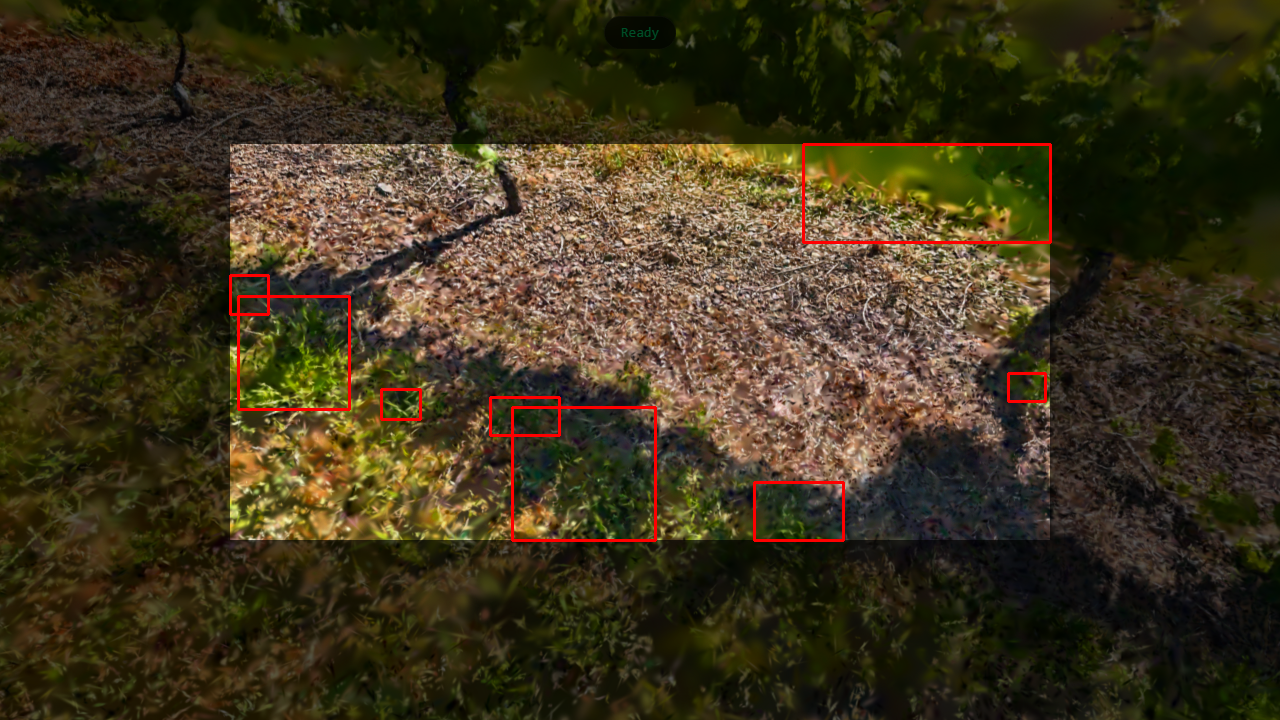
#> input picture scripts/blob_debug/frame_left_0000.png, 1280 x 720 px
$ python cleanup_image.py blob_debug/frame_left_0000.png out.png   (older library calls are emulated)
#> lines starting #> are read from the running program, lines starting #| are printed output that depends on the picture; after the words box and inside, x2 and y2 are one past the last pixel; in counts of white or black regions, pixels touching at a corner belong together
"""
Image Cleanup — keeps only sharp/dense regions from a rendered Gaussian splat PNG.

Uses Laplacian variance in a sliding window to score sharpness per pixel.
Blurry edges get masked out; output is a cropped transparent PNG.

Usage:
    python cleanup_image.py render.png render_clean.png
    python cleanup_image.py render.png render_clean.png --window 64 --percentile 25 --feather 30

Install deps:
    pip install opencv-python numpy
"""

import argparse
import cv2
import numpy as np
from pathlib import Path


def sharpness_map(bgr: np.ndarray, window: int = 64) -> np.ndarray:
    """
    Compute per-pixel local sharpness via Laplacian variance in a sliding window.
    Higher value = sharper = denser splat region.
    """
    gray = cv2.cvtColor(bgr, cv2.COLOR_BGR2GRAY).astype(np.float32)

    lap = cv2.Laplacian(gray, cv2.CV_32F)
    lap_sq = lap * lap

    # E[X^2] and E[X] via box filter -> Var = E[X^2] - E[X]^2
    ksize = (window | 1, window | 1)           # ensure odd
    mean    = cv2.boxFilter(lap,    cv2.CV_32F, ksize)
    mean_sq = cv2.boxFilter(lap_sq, cv2.CV_32F, ksize)
    variance = np.maximum(mean_sq - mean * mean, 0.0)

    return variance


def cleanup(
    input_path: str,
    output_path: str,
    window: int      = 64,
    percentile: float = 25.0,
    feather: int     = 30,
) -> None:
#> called with input_path = 'blob_debug/frame_left_0000.png', output_path = 'out.png', window = 64, percentile = 25, feather = 30
    print(f"Loading {input_path} ...")
    img = cv2.imread(str(input_path), cv2.IMREAD_UNCHANGED)
#> img is the input picture: shape (720, 1280, 3); mean B, G, R 28.6, 52, 61.5
    if img is None:
        raise FileNotFoundError(f"Cannot read {input_path}")

    bgr = img[:, :, :3]
    h, w = bgr.shape[:2]
    print(f"  Size: {w}x{h}")
#|   Size: 1280x720

    # --- sharpness map ----------------------------------------------------
    sharp = sharpness_map(bgr, window)
#> in sharpness_map, `mean_sq = cv2.boxFilter(lap_sq, cv2.CV_32F, ksize)`:
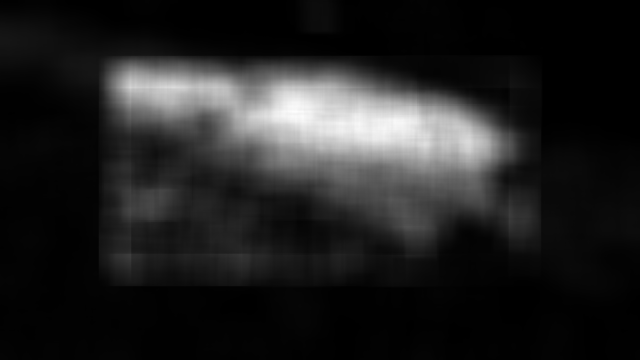
#> mean_sq: shape (720, 1280) float32 (shown at 1/2 size); min 1.99, max 4640.1, mean 620.3; drawn with min black and max white

    # threshold at given percentile — bottom X% of pixels are considered blurry
    thresh = float(np.percentile(sharp, percentile))
#> thresh = 39.9
    print(f"  Sharpness threshold (p{percentile}): {thresh:.2f}  "
          f"(range {sharp.min():.1f} – {sharp.max():.1f})")
#|   Sharpness threshold (p25.0): 39.90  (range 2.0 – 4640.1)

    binary = (sharp >= thresh).astype(np.uint8) * 255
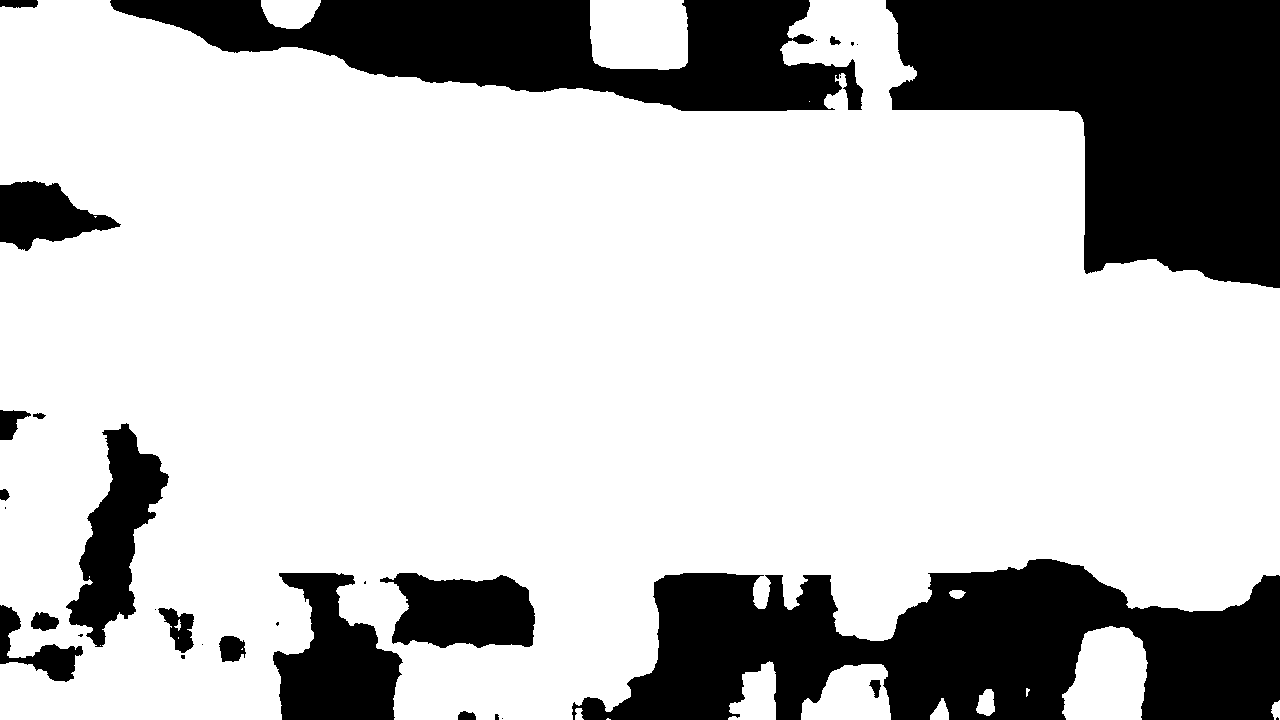
#> binary: shape (720, 1280); 75% white; 32 black regions (13 under 20 px), largest, box (x1, y1, x2, y2) and area: (886, 0, 1280, 288) 73894, (572, 559, 1280, 720) 69967, (110, 0, 863, 111) 45645

    # --- morphological cleanup -------------------------------------------
    # close holes, remove tiny islands
    k_close = cv2.getStructuringElement(cv2.MORPH_ELLIPSE, (window, window))
    k_open  = cv2.getStructuringElement(cv2.MORPH_ELLIPSE, (window // 2, window // 2))
    binary = cv2.morphologyEx(binary, cv2.MORPH_CLOSE, k_close)
#> binary: shape (720, 1280); 80.3% white; 9 black regions, largest, box (x1, y1, x2, y2) and area: (891, 0, 1280, 288) 72430, (886, 560, 1106, 706) 22461, (315, 0, 593, 92) 21689
    binary = cv2.morphologyEx(binary, cv2.MORPH_OPEN,  k_open)
#> binary: shape (720, 1280); 80.3% white; 9 black regions, largest, box (x1, y1, x2, y2) and area: (892, 0, 1280, 288) 72476, (887, 561, 1107, 713) 22535, (316, 0, 594, 92) 21803

    # --- soft alpha via Gaussian feather ---------------------------------
    if feather > 0:
        sigma = feather
        alpha = cv2.GaussianBlur(binary.astype(np.float32), (0, 0), sigma)
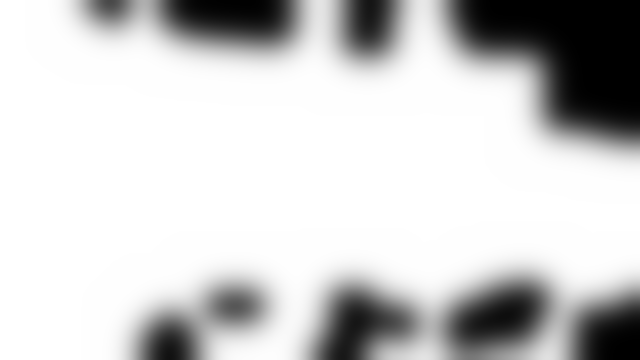
#> alpha: shape (720, 1280) float32 (shown at 1/2 size); min 0, max 255, mean 204.7; drawn with min black and max white
        alpha = np.clip(alpha, 0, 255).astype(np.uint8)
    else:
        alpha = binary

    # --- build RGBA -------------------------------------------------------
    rgba = cv2.cvtColor(bgr, cv2.COLOR_BGR2BGRA)
    rgba[:, :, 3] = alpha

    # --- crop to content bounding box ------------------------------------
    rows_with_content = np.any(alpha > 10, axis=1)
    cols_with_content = np.any(alpha > 10, axis=0)

    if rows_with_content.any() and cols_with_content.any():
        r0, r1 = np.where(rows_with_content)[0][[0, -1]]
#> r0 = 0; r1 = 719
        c0, c1 = np.where(cols_with_content)[0][[0, -1]]
#> c0 = 0; c1 = 1279
        cropped = rgba[r0:r1 + 1, c0:c1 + 1]
        print(f"  Cropped to: {cropped.shape[1]}x{cropped.shape[0]}  "
              f"(removed {c0}px left, {w-c1-1}px right, {r0}px top, {h-r1-1}px bottom)")
#|   Cropped to: 1280x720  (removed 0px left, 0px right, 0px top, 0px bottom)
    else:
        print("  Warning: no sharp content found — outputting original")
        cropped = rgba

    cv2.imwrite(str(output_path), cropped)
    print(f"Saved → {output_path}")

    # --- optional: save debug sharpness map ------------------------------
    debug_path = Path(output_path).with_suffix(".debug_sharp.png")
    norm = cv2.normalize(sharp, None, 0, 255, cv2.NORM_MINMAX).astype(np.uint8)
    heatmap = cv2.applyColorMap(norm, cv2.COLORMAP_INFERNO)
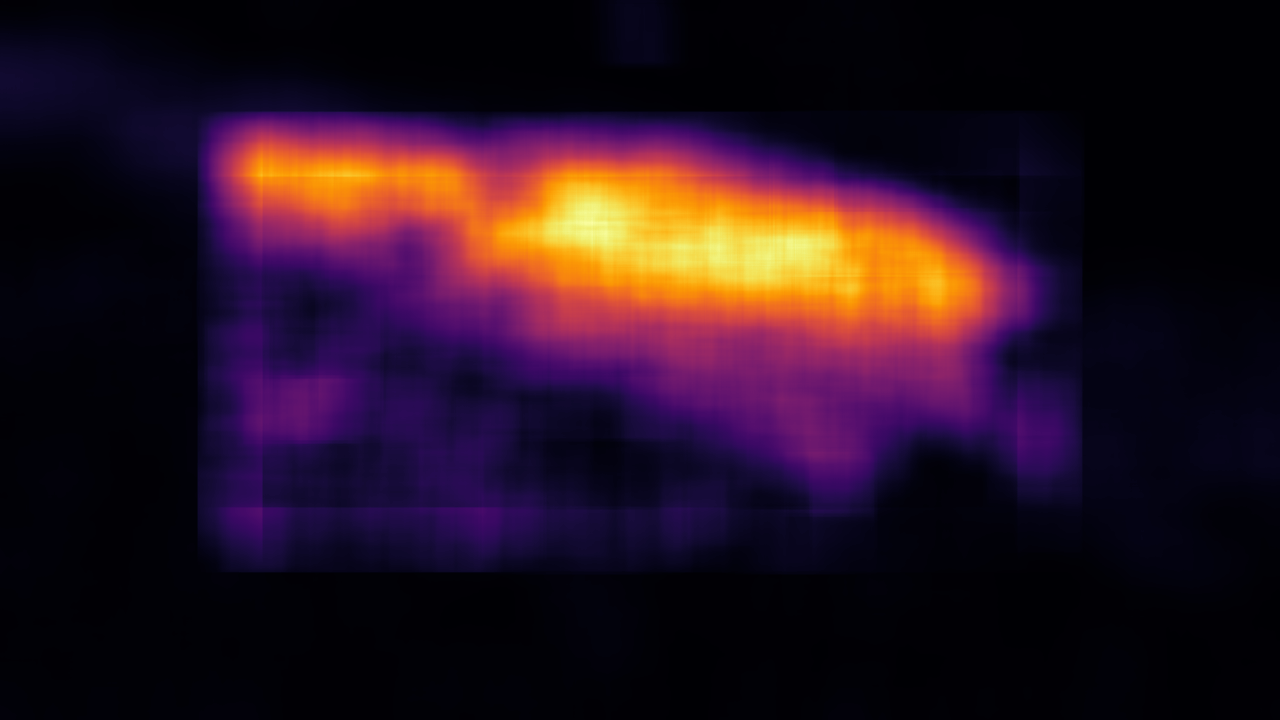
#> heatmap: shape (720, 1280, 3); mean B, G, R 33.1, 18.2, 40.9
    cv2.imwrite(str(debug_path), heatmap)
    print(f"Debug sharpness map → {debug_path}")


if __name__ == "__main__":
    parser = argparse.ArgumentParser(description="Remove blurry edges from a splat render")
    parser.add_argument("input",  help="Input PNG (rendered top-down splat)")
    parser.add_argument("output", help="Output PNG (transparent where blurry)")
    parser.add_argument("--window",     type=int,   default=64,
                        help="Laplacian window size in pixels (default 64)")
    parser.add_argument("--percentile", type=float, default=25.0,
                        help="Bottom X%% of sharpness scores are masked out (default 25)")
    parser.add_argument("--feather",    type=int,   default=30,
                        help="Gaussian sigma for soft alpha edges (0 = hard mask, default 30)")
    args = parser.parse_args()
    cleanup(args.input, args.output, args.window, args.percentile, args.feather)

$ run again, on scripts/blob_debug/frame_left_0002.png
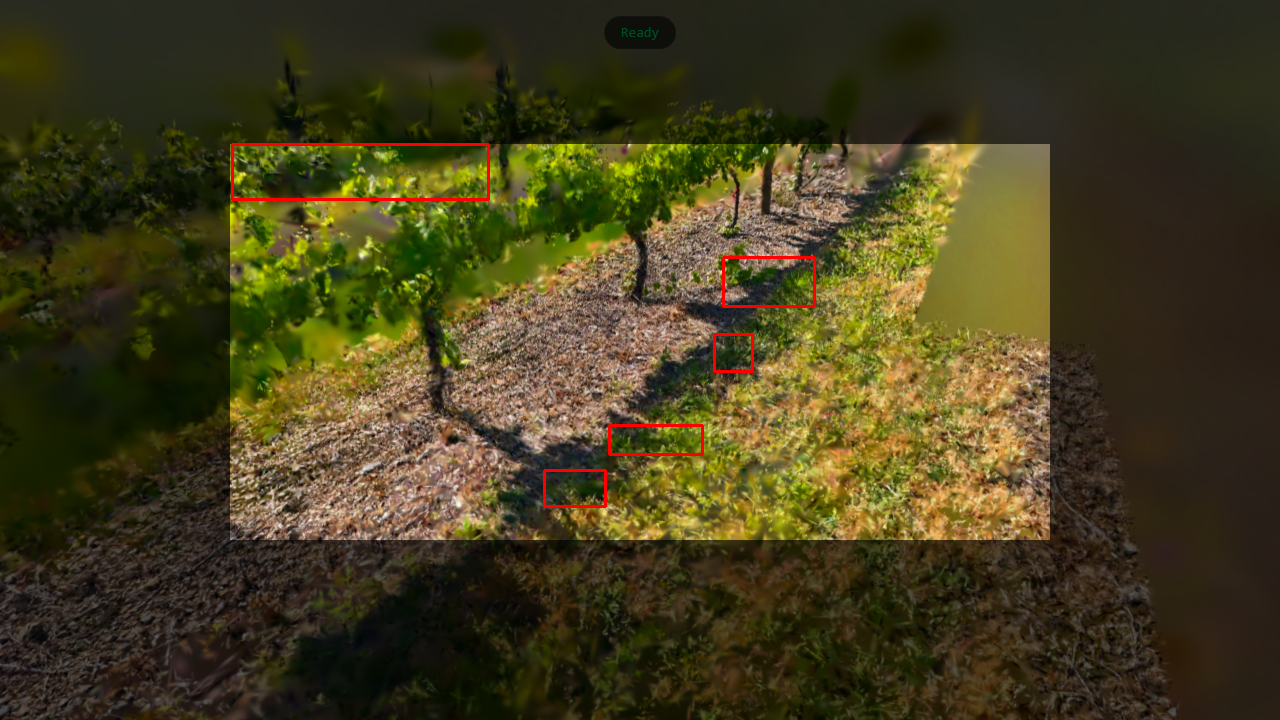
#> input picture scripts/blob_debug/frame_left_0002.png, 1280 x 720 px
#> in cleanup, img is the input picture: shape (720, 1280, 3); mean B, G, R 29.5, 61.4, 68.5
#|   Size: 1280x720
#> thresh = 6.34
#|   Sharpness threshold (p25.0): 6.34  (range 0.0 – 3295.9)
#> in cleanup, `binary = (sharp >= thresh).astype(np.uint8) * 255`:
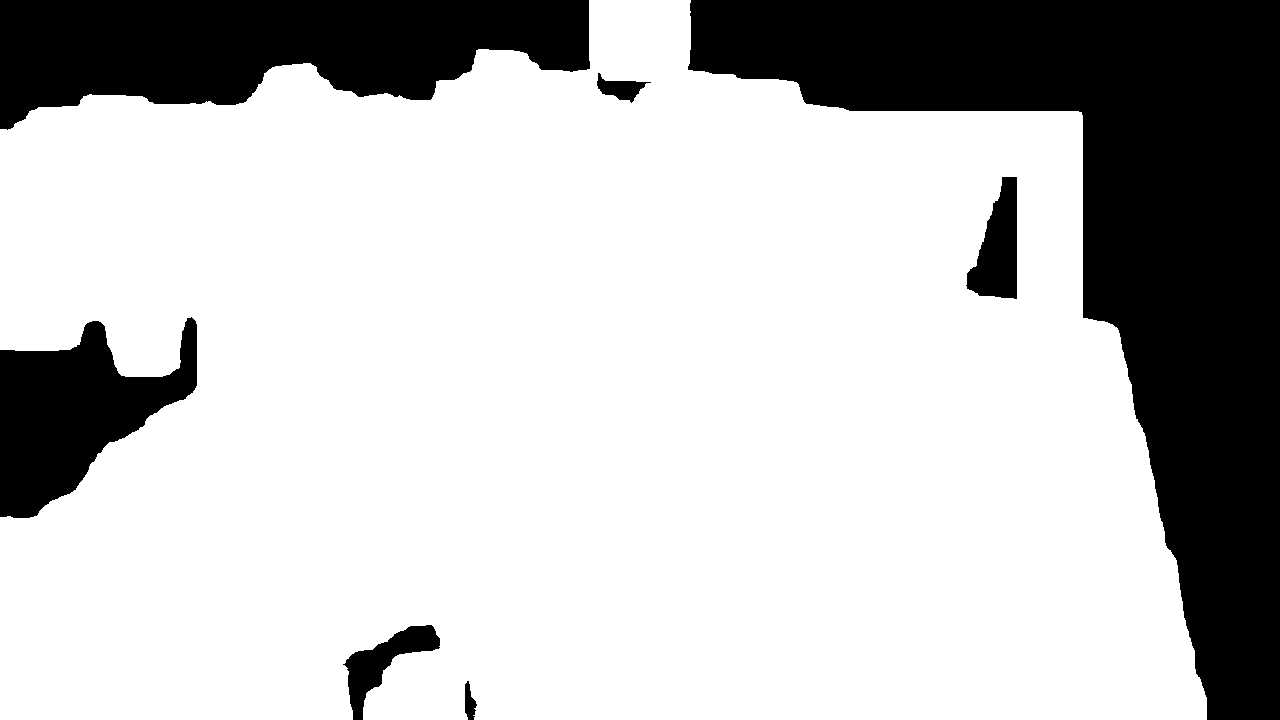
#> binary: shape (720, 1280); 75% white; 7 black regions, largest, box (x1, y1, x2, y2) and area: (688, 0, 1280, 720) 149472, (0, 0, 590, 130) 51768, (0, 317, 197, 518) 21105
#> r0 = 0; r1 = 719
#> c0 = 0; c1 = 1256
#|   Cropped to: 1257x720  (removed 0px left, 23px right, 0px top, 0px bottom)
#> in cleanup, `heatmap = cv2.applyColorMap(norm, cv2.COLORMAP_INFERNO)`:
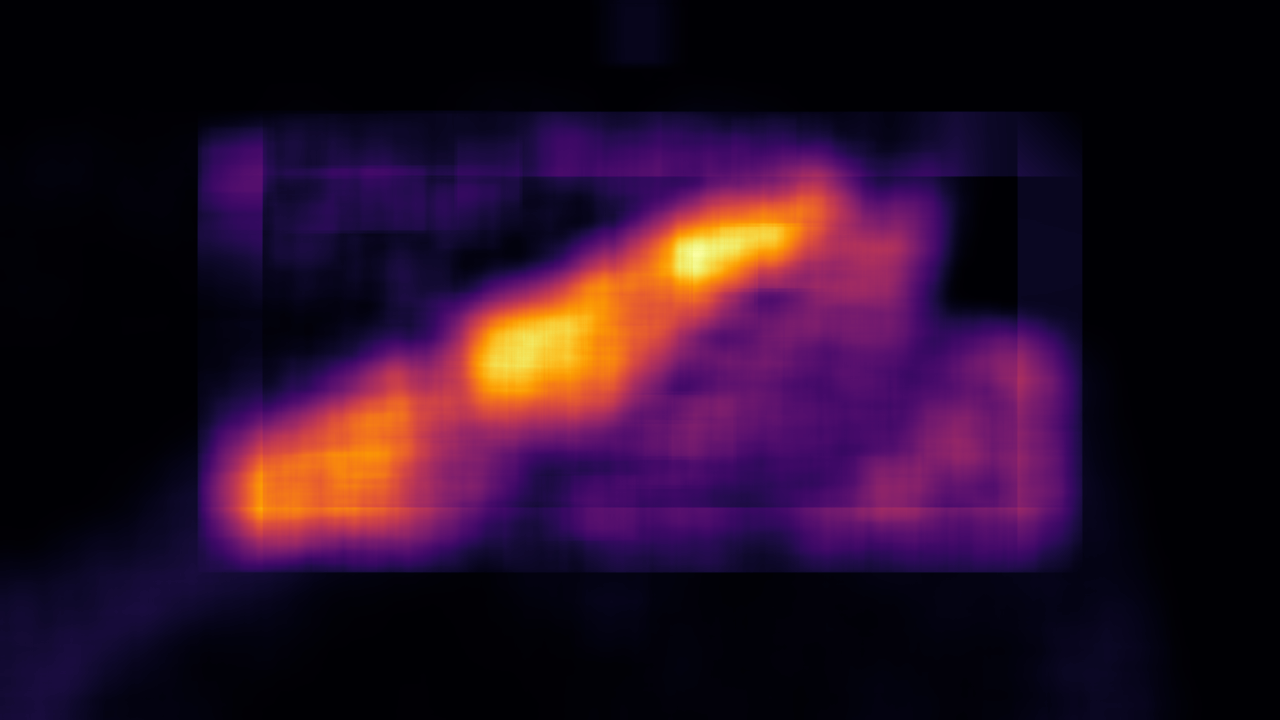
#> heatmap: shape (720, 1280, 3); mean B, G, R 38.6, 14.3, 40.3
